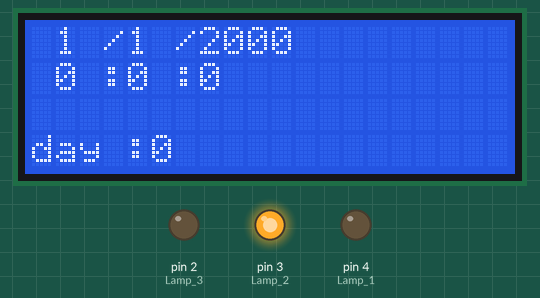
The sketch below on a simulated Arduino Uno, built with avr-gcc and run on an emulated ATmega328P. Parts: 20×4 character LCD, output pins drawn as LEDs (lit = HIGH). The local clock reads 2024-03-15 10:24:30 at power-on unless the sketch sets it.

Above: at 0.2 s.
At 4.4 s:
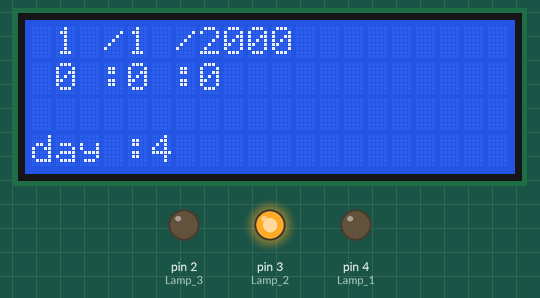
At 11.8 s:
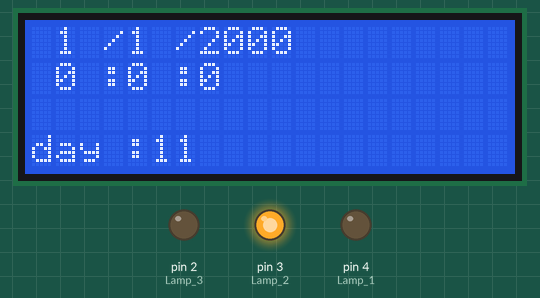
At 19.1 s:
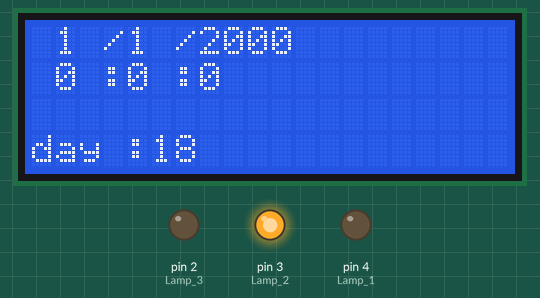
At 27.5 s:
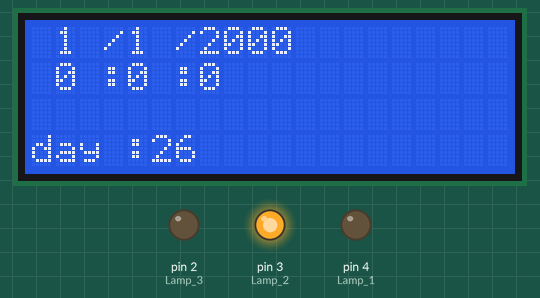
At 39.0 s:
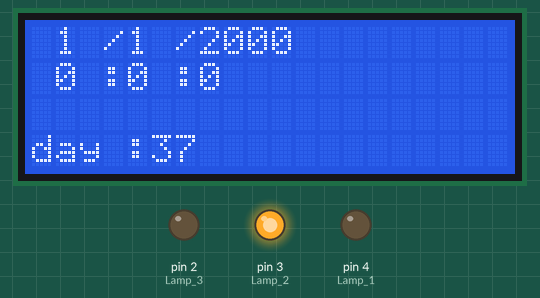

Measured:
- what the display in image 1 shows lasts 1.0 s, from 4.4 s to 5.4 s

The sketch:

PoolProject.ino
```cpp
#include "Wire.h"
#include "RTClib.h"
#include "LiquidCrystal_I2C.h"
RTC_DS1307 rtc;
LiquidCrystal_I2C lcd(0x27,20,4);
DateTime now;

//pins conected to 5V 4 Channel Relay Module for Arduino
int Lamp_1 = 4;
int Lamp_2 = 3;
int Lamp_3 = 2;

//Set power value for on and off
int on = LOW;
int off = HIGH;
int daySinceStart = 0;

//this code only rus ones when starting
//used to setup a few things
void setup() {
  setupRTC();

  lcd.init();
  lcd.init();

  pinMode(Lamp_1, OUTPUT);
  pinMode(Lamp_2, OUTPUT);
  pinMode(Lamp_3, OUTPUT);

  digitalWrite(Lamp_1, off);
  digitalWrite(Lamp_2, off);
  digitalWrite(Lamp_3, off);
}

//this code keeps running in a loop
void loop() {
  //Set time var to real time using RTC
  DateTime now = rtc.now();

  //Check if lamp should be on or off
  Check_Lamp_1();
  Check_Lamp_2();
  Check_Lamp_3();

  //Show information on LCD (Display) for Arduino
  //This is not crusial, it's just very usefull
  ShowLCD();

  //delay with 1 sec so that Arduino would not fail
  delay(1000);
}

//Setup Real Time Clock (RTC)
void setupRTC() {
  if (! rtc.begin()) {
    while (1);
  }

  //If connected to pc adjust time to real time
  if (Serial) {
    rtc.adjust(DateTime(F(__DATE__), F(__TIME__)));
  }
}

//Check if lamp should be on or off
void Check_Lamp_1() {
  if (now.hour() % 2 == 0) {
    digitalWrite(Lamp_1, on);
  } else {
    digitalWrite(Lamp_1, off);
  }
}
void Check_Lamp_2() {
  if (now.hour()  >= 6 && now.hour() <= 18) {
    digitalWrite(Lamp_2, on);
  } else {
    digitalWrite(Lamp_2, off);
  }
}
void Check_Lamp_3() {
  digitalWrite(Lamp_3, on);
}

//Show information on LCD (Display) for Arduino
//This is not crusial, it's just very usefull
void ShowLCD(){
  lcd.backlight();

  lcd.setCursor(1,0);
  lcd.print(now.day());
  lcd.setCursor(3,0);
  lcd.print("/");
  lcd.setCursor(4,0);
  lcd.print(now.month());
  lcd.setCursor(6,0);
  lcd.print("/");
  lcd.setCursor(7,0);
  lcd.print(now.year());

  lcd.setCursor(1,1);
  lcd.print(now.hour());
  lcd.setCursor(3,1);
  lcd.print(":");
  lcd.setCursor(4,1);
  lcd.print(now.minute());
  lcd.setCursor(6,1);
  lcd.print(":");
  lcd.setCursor(7,1);
  lcd.println(now.second());
  lcd.setCursor(9,1);
  lcd.println("         ");

  lcd.setCursor(0,3);
  lcd.println("day :");
  lcd.setCursor(5,3);
  lcd.println(daySinceStart);

  if(now.hour() == 0 && now.minute() == 0 && now.second() == 0){
    daySinceStart++;
  }
}
```
